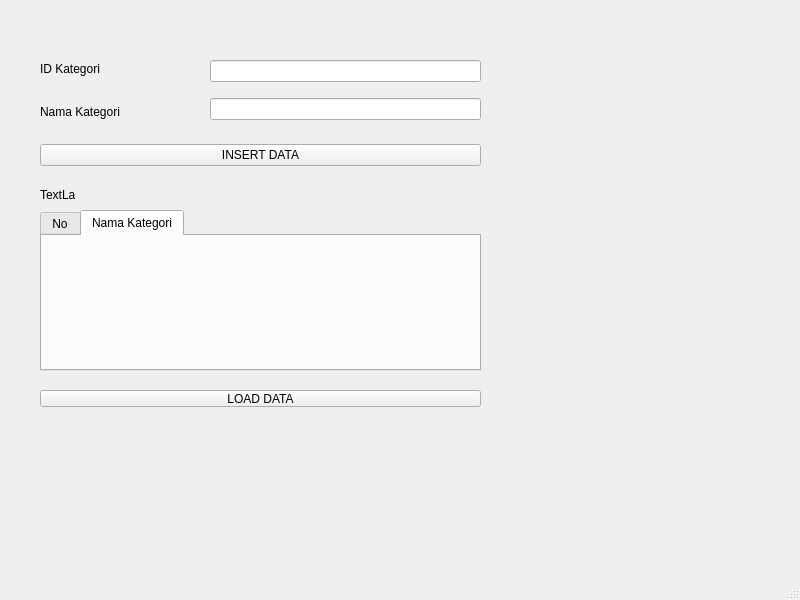
<?xml version="1.0" encoding="UTF-8"?>
<ui version="4.0">
 <class>MainWindow</class>
 <widget class="QMainWindow" name="MainWindow">
  <property name="geometry">
   <rect>
    <x>0</x>
    <y>0</y>
    <width>800</width>
    <height>600</height>
   </rect>
  </property>
  <property name="windowTitle">
   <string>MainWindow</string>
  </property>
  <widget class="QWidget" name="centralwidget">
   <widget class="QWidget" name="verticalLayoutWidget">
    <property name="geometry">
     <rect>
      <x>40</x>
      <y>50</y>
      <width>160</width>
      <height>80</height>
     </rect>
    </property>
    <layout class="QVBoxLayout" name="verticalLayout">
     <item>
      <widget class="QLabel" name="label">
       <property name="text">
        <string>ID Kategori</string>
       </property>
      </widget>
     </item>
     <item>
      <widget class="QLabel" name="label_2">
       <property name="text">
        <string>Nama Kategori</string>
       </property>
      </widget>
     </item>
    </layout>
   </widget>
   <widget class="QWidget" name="horizontalLayoutWidget">
    <property name="geometry">
     <rect>
      <x>40</x>
      <y>140</y>
      <width>441</width>
      <height>31</height>
     </rect>
    </property>
    <layout class="QHBoxLayout" name="horizontalLayout">
     <item>
      <widget class="QPushButton" name="pushButton">
       <property name="text">
        <string>INSERT DATA</string>
       </property>
      </widget>
     </item>
    </layout>
   </widget>
   <widget class="QWidget" name="verticalLayoutWidget_2">
    <property name="geometry">
     <rect>
      <x>210</x>
      <y>50</y>
      <width>271</width>
      <height>80</height>
     </rect>
    </property>
    <layout class="QVBoxLayout" name="verticalLayout_2">
     <item>
      <widget class="QLineEdit" name="lineEdit"/>
     </item>
     <item>
      <widget class="QLineEdit" name="lineEdit_2"/>
     </item>
    </layout>
   </widget>
   <widget class="QWidget" name="verticalLayoutWidget_3">
    <property name="geometry">
     <rect>
      <x>40</x>
      <y>210</y>
      <width>441</width>
      <height>161</height>
     </rect>
    </property>
    <layout class="QVBoxLayout" name="verticalLayout_3">
     <item>
      <widget class="QTabWidget" name="tabWidget">
       <property name="currentIndex">
        <number>1</number>
       </property>
       <widget class="QWidget" name="NameKategori">
        <attribute name="title">
         <string>No</string>
        </attribute>
       </widget>
       <widget class="QWidget" name="tab_2">
        <attribute name="title">
         <string>Nama Kategori</string>
        </attribute>
       </widget>
      </widget>
     </item>
    </layout>
   </widget>
   <widget class="QLabel" name="label_4">
    <property name="geometry">
     <rect>
      <x>40</x>
      <y>190</y>
      <width>35</width>
      <height>10</height>
     </rect>
    </property>
    <property name="text">
     <string>TextLabel</string>
    </property>
   </widget>
   <widget class="QPushButton" name="pushButton_2">
    <property name="geometry">
     <rect>
      <x>40</x>
      <y>390</y>
      <width>441</width>
      <height>17</height>
     </rect>
    </property>
    <property name="text">
     <string>LOAD DATA</string>
    </property>
   </widget>
  </widget>
  <widget class="QMenuBar" name="menubar">
   <property name="geometry">
    <rect>
     <x>0</x>
     <y>0</y>
     <width>800</width>
     <height>18</height>
    </rect>
   </property>
  </widget>
  <widget class="QStatusBar" name="statusbar"/>
 </widget>
 <resources/>
 <connections/>
</ui>
